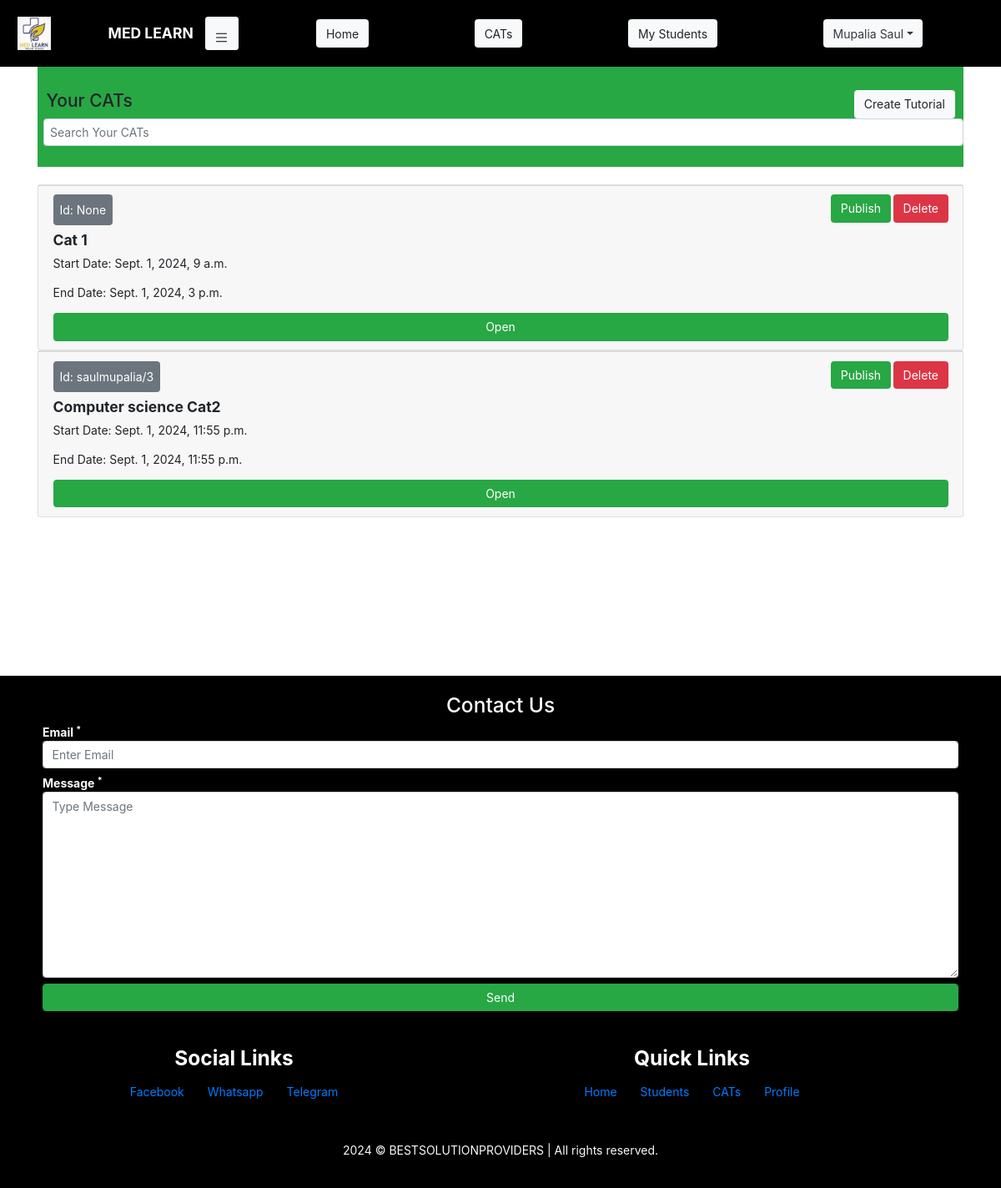
The page /Author/Cats/ (signed in) on the database its author committed.
### student/models.py (models this page shows, shortened)
class User(AbstractUser):
    phone = models.PositiveIntegerField(null=True, unique=True)
    registration_number = models.CharField(max_length=55, null=True, )
    are_you_a_student = models.BooleanField(default=True)
    updated = models.DateTimeField(auto_now=True, null=True)
    created = models.DateTimeField(auto_now_add=True, null=True)
    class Meta:
        ordering = ['-updated', '-created']

class Cat(models.Model):
    cat_id = models.CharField(max_length=100, null=True, unique=True)
    user = models.ForeignKey(User, null=True, on_delete=models.CASCADE)
    name = models.CharField(max_length=255, null=True, )
    start = models.DateTimeField(null=True)
    end = models.DateTimeField(null=True)
    is_published = models.BooleanField(default=False)
    updated = models.DateTimeField(auto_now=True, null=True)
    created = models.DateTimeField(auto_now_add=True, null=True)
    class Meta:
        ordering = ['-updated', '-created']

### author/views.py (the view)
# urls.py: path('Cats/', views.cat_home, name='cat-home-url'),
@login_required(login_url='home-url')
def cat_home(request):
    user = User.objects.get(id=request.user.id)
    if not user.are_you_a_student:
        cats = Cat.objects.filter(
            user_id=request.user.id
        )
        context = {
            'cats': cats,
        }
        return render(request, 'cat/cat.html', context)
    else:
        messages.error(request, "Logged in as Student!")
        return redirect('student-dashboard-url')

### templates/cat/cat.html (shortened to what this page needs)
{% load static %}
<!DOCTYPE html>
<html lang="en">
<head>
    <link rel="stylesheet" href="{% static 'css/global.css' %}">
    <link rel="stylesheet" href="{% static 'css/exams.css' %}">
    <link rel="stylesheet" href="{% static 'bootstrap/css/bootstrap.css' %}">
</head>
<body>
{% include 'author/header.html' %}
{% if cats %}
    <section class="cat-container container">
        <div class="cat-container-header bg-success pt-4 pb-4 pr-1 pl-1">
            <h4 class="m-2">
                Your CATs
                <button id="create-cat-pop-up-show-btn" class="float-right btn btn-light">Create Tutorial</button>
            </h4>
            <input class="p-2 m-1 form-control" type="text" id="search" placeholder="Search Your CATs">
        </div>
        <div class="cat-container-card-holder flex pt-4 pb-4">
            {% for cat in cats %}
                <div class="card">
                    <div class="card-footer">
                        <h5 class="font-weight-bolder">
                            <span class="p-2 btn btn-secondary">Id: {{ cat.cat_id }}</span>
                            {% if cat.is_published %}
                                <a class="btn btn-danger float-right" href="{% url 'cat-conceal-publish-url' cat.id %}">Conceal</a>
                            {% else %}
                                <a class="btn btn-danger float-right ml-1" href="{% url 'delete-cat-url' cat.id %}">Delete</a>
                                <a class="btn btn-success float-right" href="{% url 'cat-conceal-publish-url' cat.id %}">Publish</a>
                            {% endif %}
                        </h5>
                        <h5 class="font-weight-bolder">
                            {{ cat.name }}
                        </h5>
                        <p>Start Date: {{ cat.start }}</p>
                        <p>End Date: {{ cat.end }}</p>
                        <a class="btn btn-success w-100" href="{% url 'cat-view-url' cat.id %}">Open</a>
                    </div>
                </div>
            {% endfor %}
        </div>
    </section>
{% else %}
    <h3 class="text-center w-100">You have not published any CAT.</h3>
    <div class="w-100 d-flex">
        <button id="create-cat-pop-up-show-btn" class="btn btn-secondary m-auto">Create New Cat</button>    </div>
{% endif %}
{% include 'footer.html' %}
</body>
</html>

### templates/author/header.html (shortened to what this page needs)
{% load static %}
<link rel="stylesheet" href="{% static 'css/student-nav.css' %}">
{% if request.user.is_authenticated %}
<section id="header" class="header d-flex">
    <nav id="nav-horizontal" class="nav-horizontal pl-4 row">
        <div id="nav-horizontal-logo-brand-holder" class="logo-nav-brand-holder col-sm-12 col-md-3 d-flex ">
            <img class="logo" src="{% static 'images/logo.jpg' %}" alt="" sizes="" srcset="">
            <p class="navbar-brand flex-grow-1 pr-3">MED LEARN</p>
            <button id="nav-vertical-show-toggler" class="nav-toggler btn btn-light">
                <img class="w-100" src="{% static 'images/bar.svg' %}" alt="MENU">
            </button>
        </div>
        <div class="nav-items-horizontal col-sm-12 col-md-9 d-flex">
            <ul class="list-unstyled d-flex w-100">
                <li>
                    <a class="btn btn-light" href="{% url 'author-dashboard-url' %}">Home</a>
                </li>
                <li>
                    <a class="btn btn-light" href="{% url 'cat-home-url' %}">CATs</a>
                </li>
                <li>
                    <a class="btn btn-light" href="">My Students</a>
                </li>
                <li class=" dropdown">
                    <a class="dropdown-toggle btn btn-light text-dark" role="button" data-toggle="dropdown" aria-expanded="false">{{ request.user.last_name }} {{ request.user.first_name }}</a>
                </li>
            </ul>
        </div>
    </nav>
</section>
{% endif %}

### static/css/global.css (style rules this page uses)
* { margin: 0; padding: 0; font-style: normal; font-size: 14px; }

### static/css/exams.css (style rules this page uses)
.cat-container .cat-container-card-holder { height: 70vh; overflow: auto; }

### static/css/student-nav.css (style rules this page uses)
.header { width: 100vw; background-color: black; }
.nav-toggler { width: 40px; height: 40px; margin: auto; border: none; display: flex; }
.nav-toggler img { width: 100%; height: 100%; margin: auto; }
.header .nav-horizontal { min-height: 10vh; width: 100vw; }
.header .nav-horizontal .logo-nav-brand-holder img { width: 40px; height: 40px; margin: auto; }
.header .nav-horizontal .logo-nav-brand-holder p { text-align: right; margin: auto; color: white; font-weight: bolder; border-right: 20px; }
.header .nav-horizontal .nav-items-horizontal ul { height: 100%; }
.header .nav-horizontal .nav-items-horizontal ul li { width: fit-content; margin: auto; text-align: right; }

### rows shown on the page
User: user.last_name "Mupalia", user.first_name "Saul"
Cat: cat_id "None", is_published "Delete", name "Cat 1", start "Sept. 1, 2024, 9 a.m.", end "Sept. 1, 2024, 3 p.m."
Cat: cat_id "saulmupalia/3", is_published "Delete", name "Computer science Cat2", start "Sept. 1, 2024, 11:55 p.m.", end "Sept. 1, 2024, 11:55 p.m."
